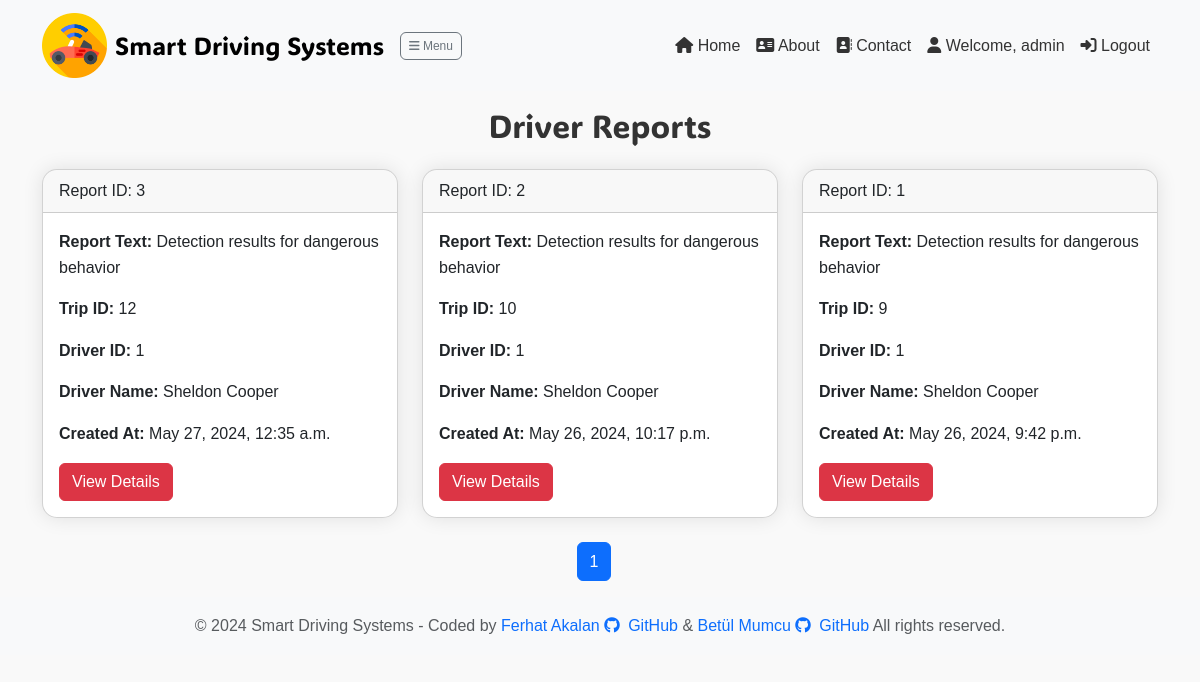
/report/driver-reports/ (signed in), run on an earlier commit of the app's database.
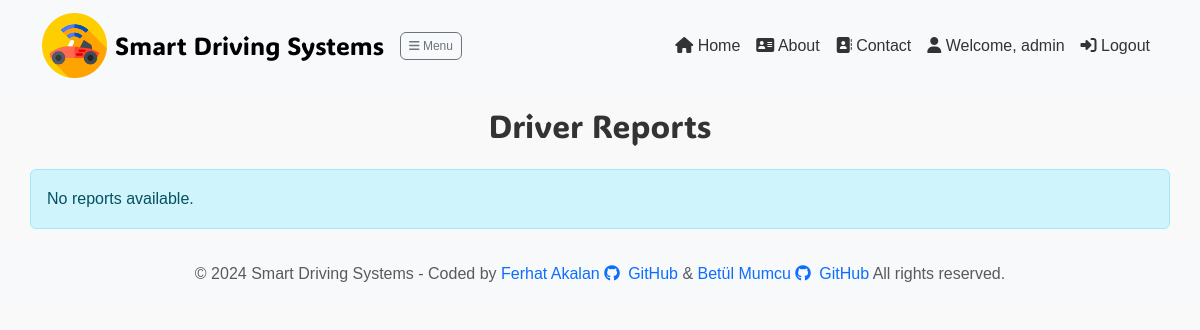
And on a later commit of the database.
### report/models.py (models this page shows, shortened)
class Reports(models.Model):
    user = models.ForeignKey(User, on_delete=models.CASCADE)
    driver = models.ForeignKey(Driver, on_delete=models.CASCADE)
    trip = models.ForeignKey(Trips, on_delete=models.CASCADE)
    report_text = models.TextField()
    car_inside_report_path = models.TextField()
    car_outside_report_path = models.TextField()
    car_data_report_path = models.TextField()
    created_at = models.DateTimeField(default=timezone.now)
    total_frames_inside = models.IntegerField() #Toplam araç içi tespit edilen davranış sayısı
    total_frames_outside = models.IntegerField() #Toplam araç dışı tespit edilen davranış sayısı

class Trips(models.Model):
    driver = models.ForeignKey(Driver, on_delete=models.CASCADE)
    start_time = models.DateTimeField(null=True, blank=True)
    end_time = models.DateTimeField(null=True, blank=True)
    car_inside_file_path = models.TextField(null=True, blank=True)
    car_outside_file_path = models.TextField(null=True, blank=True)
    car_data_file_path = models.TextField(null=True, blank=True)

class Driver(models.Model):
    user = models.ForeignKey(User, on_delete=models.CASCADE)
    driver_name = models.CharField(max_length=100)
    driver_surname = models.CharField(max_length=100)
    driver_licence = models.CharField(max_length=50, unique=True)
    driver_photo = models.ImageField(upload_to='driver_photos/', null=True, blank=True,
                                     help_text="Maximum 2MB and allowed formats: JPG, JPEG, PNG")
    created_at = models.DateTimeField(default=timezone.now)
    birth_date = models.DateField(null=True, blank=True)
    contact_number = models.CharField(max_length=20, null=True, blank=True)
    driver_email = models.EmailField(null=True, blank=True)

### report/views.py (the view)
# urls.py: path('driver-reports/', views.driver_reports, name='driver_reports'),
@login_required
def driver_reports(request, driver_id=None):
    if driver_id:
        driver = get_object_or_404(Driver, pk=driver_id)
        report_list = Reports.objects.filter(trip__driver=driver)
    else:
        report_list = Reports.objects.filter(trip__driver__user=request.user)
    report_list = report_list.order_by('-created_at')
    paginator = Paginator(report_list, 6)  # Sayfa başına 6 rapor
    page = request.GET.get('page')
    try:
        reports = paginator.page(page)
    except PageNotAnInteger:
        reports = paginator.page(1)
    except EmptyPage:
        reports = paginator.page(paginator.num_pages)
    return render(request, 'driver-reports.html', {'reports': reports})

### report/templates/driver-reports.html (shortened to what this page needs)
{% extends 'layout.html' %} {% block content %} {% load static %}
<div class="container">
  <h2 class="animated-title text-center mb-4" style="font-family: fasterOne, sans-serif;">Driver Reports</h2>
  <div class="row">
    {% if reports %} {% for report in reports %}
    <div class="col-md-4">
      <div class="card mb-4">
        <div class="card-header">Report ID: {{ report.id }}</div>
        <div class="card-body">
          <p class="card-text"><strong>Report Text: </strong>{{ report.report_text }}</p>
          <p class="card-text"><strong>Trip ID: </strong> {{ report.trip.id }}</p>
          <p class="card-text"><strong>Driver ID: </strong> {{ report.driver.id }}</p>
          <p class="card-text"><strong>Driver Name: </strong> {{ report.driver.driver_name }} {{ report.driver.driver_surname }}</p>
          <p class="card-text"><strong>Created At: </strong> {{ report.created_at }}</p>
          <a
            href="{% url 'report_details' report.id  %}"
            class="btn btn-danger">View Details</a>
        </div>
      </div>
    </div>
    {% endfor %}
    <ul class="pagination justify-content-center">
      <li class="page-item active">
        <span class="page-link">{{ reports.number }}</span>
      </li>
    </ul>
    {% else %}
    <div class="col animated-title alert alert-info" role="alert">
      No reports available.
    </div>
    {% endif %}
  </div>
</div>
{% endblock %}

### templates/layout.html (shortened to what this page needs)
{% load static %}
<!DOCTYPE html>
<html lang="en">
  <head>
    <link rel="stylesheet" href="https://cdnjs.cloudflare.com/ajax/libs/font-awesome/6.5.1/css/all.min.css"/>
    <link href="https://cdn.jsdelivr.net/npm/bootstrap@5.3.3/dist/css/bootstrap.min.css" rel="stylesheet"/>
  </head>
  <body>
    <header>
      {% include 'partials/_navbar.html' %}
    </header>
    <div class="container-fluid mt-3">
      <div class="row">
        <div id="content-col" class="col-md-12">
          <div class="content">
            {% block content %}{% endblock %}
          </div>
        </div>
      </div>
    </div>
    {% include 'partials/_footer.html' %}
  </body>
</html>

### templates/partials/_navbar.html (shortened to what this page needs)
{% load static %}
<link rel="stylesheet" type="text/css" href="{% static 'css/style.css' %}" />
<nav class="navbar navbar-expand-lg navbar-light bg-light">
  <div class="container">
    <a class="navbar-brand d-flex align-items-center" href="/">
      <img src="{% static 'img/logo.png' %}" alt="Logo" width="65" />
      <span class="ms-2" style="font-family: 'FasterOne'; font-size: 1.55rem"
        >Smart Driving Systems</span
      >
    </a>
    {% if user.is_authenticated %}<button id="toggle-sidebar-btn" style="padding: 0.25rem 0.5rem; font-size: 0.75rem;" class="btn btn-outline-secondary"><i class="fas fa-bars"></i> Menu</button>{% endif %}
    <div class="collapse navbar-collapse" id="navbarNav">
      <ul class="navbar-nav ms-auto">
        <li class="nav-item">
          <a class="nav-link" href="/"><i class="fas fa-home"></i> Home</a>
        </li>
        <li class="nav-item">
          <a class="nav-link" href="{% url 'about' %}"
            ><i class="fas fa-address-card"></i> About</a
          >
        </li>
        <li class="nav-item">
          <a class="nav-link" href="{%url 'contact'%}"
            ><i class="fas fa-address-book"></i> Contact</a
          >
        </li>
        {% if user.is_authenticated %}
        <li class="nav-item">
          <a class="nav-link" href="{% url 'user_profile' %}"
            ><i class="fa-solid fa-user"></i> Welcome, {{ user.username }}</a
          >
        </li>
        <li class="nav-item">
          <a class="nav-link" href="{% url 'user_logout' %}"
            ><i class="fas fa-sign-in-alt"></i> Logout</a
          >
        </li>
        {% endif %}
      </ul>
    </div>
  </div>
</nav>

### templates/partials/_footer.html
<footer class="footer py-3 bg-light">
  <div class="container text-center">
    <span class="text-muted">
      © {% now "Y" %} Smart Driving Systems - Coded by
      <a
        href="https://www.linkedin.com/in/ferhatakalan"
        target="_blank"
        rel="noopener noreferrer"
        class="text-decoration-none"
        >Ferhat Akalan</a
      >
      <a
        href="https://github.com/FerhatAkalan"
        target="_blank"
        rel="noopener noreferrer"
        class="text-decoration-none"
        ><i class="fab fa-github me-1"></i> GitHub</a
      >
      &
      <a
        href="https://www.linkedin.com/in/betulmumcu"
        target="_blank"
        rel="noopener noreferrer"
        class="text-decoration-none"
        >Betül Mumcu</a
      >
      <a
        href="https://github.com/betuullm"
        target="_blank"
        rel="noopener noreferrer"
        class="text-decoration-none"
        ><i class="fab fa-github me-1"></i> GitHub</a
      >
      All rights reserved.
    </span>
  </div>
</footer>

### static/css/style.css (style rules this page uses)
body { font-family: Arial, sans-serif; line-height: 1.6; background-color: #f9f9f9; color: #333; }

### templates/partials/_navbar.html (style rules this page uses)
.nav-link { color: #333 !important; }
#toggle-sidebar-btn { height: auto; font-size: 1rem; }

### report/templates/driver-reports.html (style rules this page uses)
.animated-title { animation: fadeInLeft 0.5s ease both; }

What changed in the data, as far as the page shows it:
removed Reports: id "3", report_text "Detection results for dangerous behavior", trip.id "12", driver.id "1", driver.driver_name "Sheldon", driver.driver_surname "Cooper", created_at "May 27, 2024, 12:35 a.m."
removed Reports: id "2", report_text "Detection results for dangerous behavior", trip.id "10", driver.id "1", driver.driver_name "Sheldon", driver.driver_surname "Cooper", created_at "May 26, 2024, 10:17 p.m."
removed Reports: id "1", report_text "Detection results for dangerous behavior", trip.id "9", driver.id "1", driver.driver_name "Sheldon", driver.driver_surname "Cooper", created_at "May 26, 2024, 9:42 p.m."
Also different on the page:
{{ reports.number }}: "1" → (not shown)
text now shown: "No reports available."
